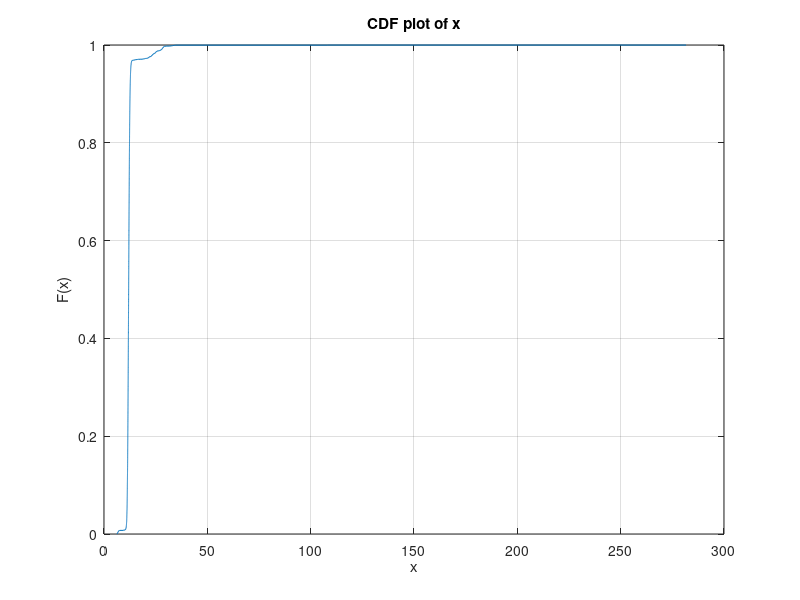

Recreate this plot in MATLAB.
clear;
clc

data = csvread('activep4_latency_0.csv');

data = data( : , 2);
data = data / 1000;

cdfplot(data);

%xlim([0 50]);